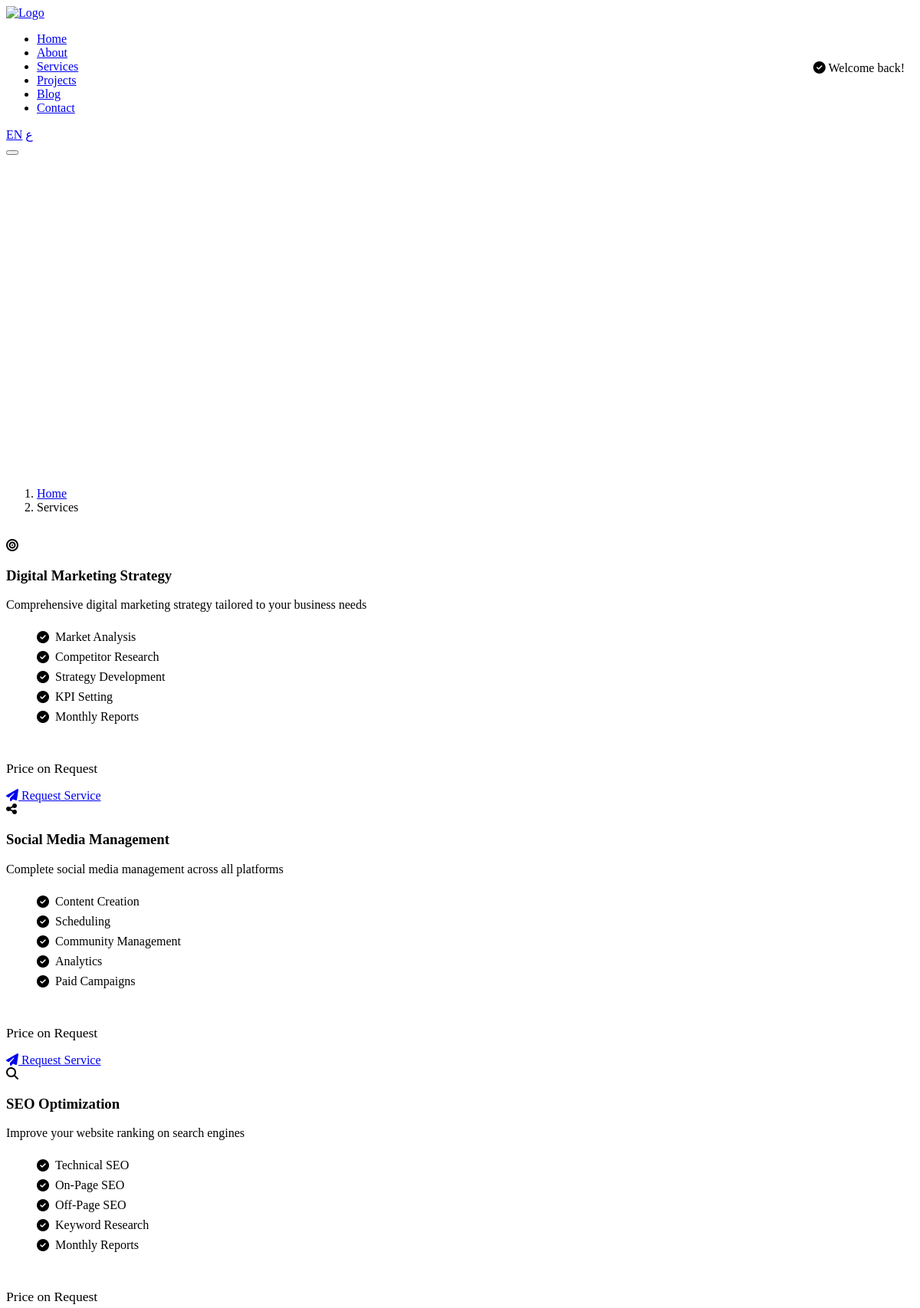
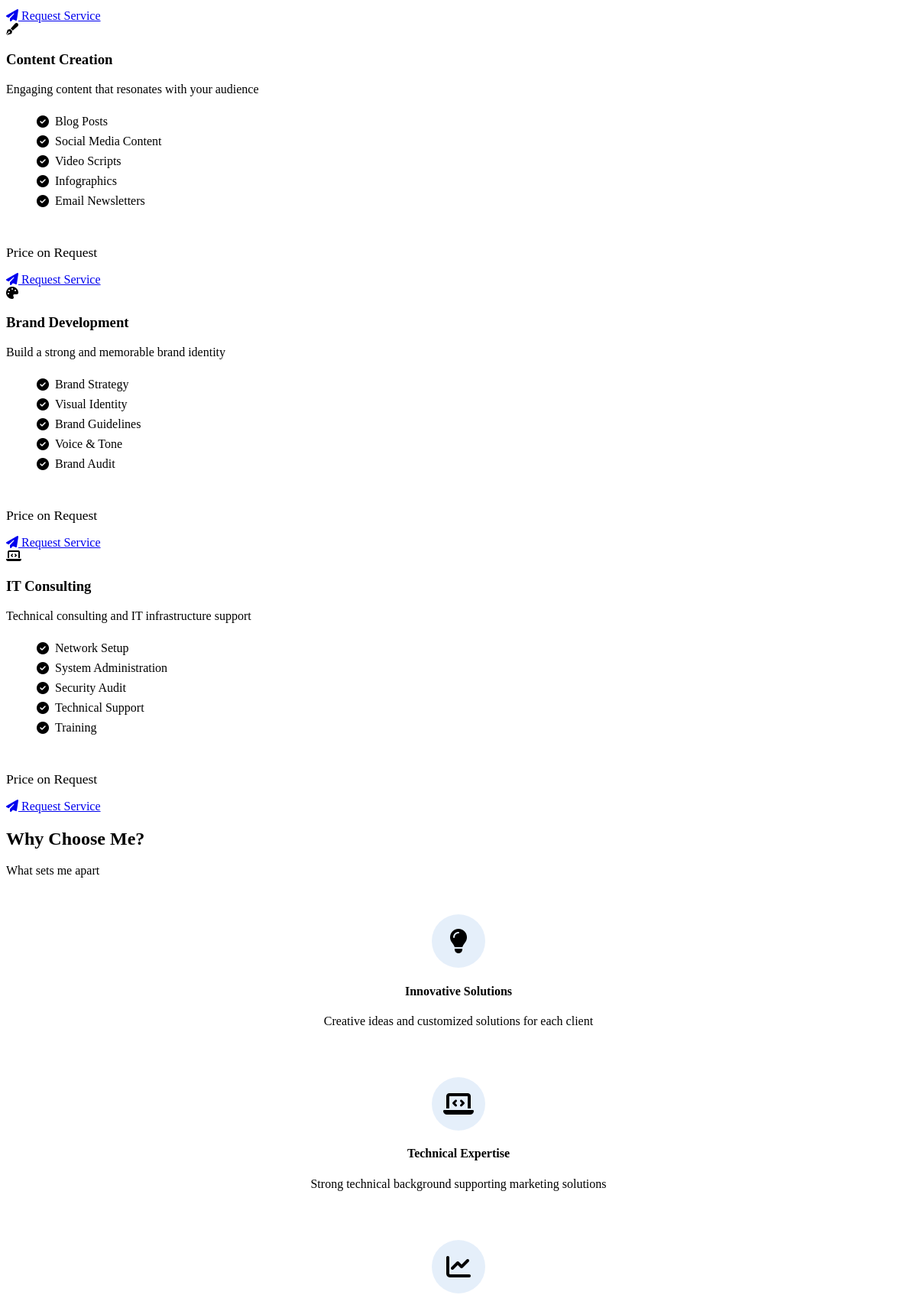
The app's page /services.php (signed in, upper part) with its own data (2 pictures, top to bottom).
### tables this page shows
CREATE TABLE IF NOT EXISTS `services` (
    `id` INT(11) NOT NULL AUTO_INCREMENT,
    `title_en` VARCHAR(255) NOT NULL,
    `title_ar` VARCHAR(255) DEFAULT NULL,
    `slug` VARCHAR(255) NOT NULL,
    `description_en` TEXT,
    `description_ar` TEXT,
    `content_en` LONGTEXT,
    `content_ar` LONGTEXT,
    `icon` VARCHAR(100) DEFAULT NULL,
    `image` VARCHAR(255) DEFAULT NULL,
    `price` DECIMAL(10,2) DEFAULT NULL,
    `price_type` ENUM('fixed', 'hourly', 'project', 'custom') DEFAULT 'custom',
    `features_en` TEXT DEFAULT NULL,
    `features_ar` TEXT DEFAULT NULL,
    `status` ENUM('active', 'inactive') DEFAULT 'active',
    `featured` TINYINT(1) DEFAULT 0,
    `sort_order` INT(11) DEFAULT 0,
    `created_at` TIMESTAMP DEFAULT CURRENT_TIMESTAMP,
    `updated_at` TIMESTAMP DEFAULT CURRENT_TIMESTAMP ON UPDATE CURRENT_TIMESTAMP,
    PRIMARY KEY (`id`),
    UNIQUE KEY `slug` (`slug`)
);

### includes/config.php (called while the page is built, shortened)
<?php
class Database
{
    private static $instance = null;
    private $pdo;
    private function __construct()
    {
        try {
            $dsn = "mysql:host=" . DB_HOST . ";port=" . DB_PORT . ";dbname=" . DB_NAME . ";charset=" . DB_CHARSET;
            $options = [
                PDO::ATTR_ERRMODE => PDO::ERRMODE_EXCEPTION,
                PDO::ATTR_DEFAULT_FETCH_MODE => PDO::FETCH_ASSOC,
                PDO::ATTR_EMULATE_PREPARES => false,
                PDO::MYSQL_ATTR_INIT_COMMAND => "SET NAMES " . DB_CHARSET
            ];
            $this->pdo = new PDO($dsn, DB_USER, DB_PASS, $options);
        } catch (PDOException $e) {
            die("Database connection failed: " . $e->getMessage());
        }
    }
    public static function getInstance()
    {
        if (self::$instance === null) {
            self::$instance = new self();
        }
        return self::$instance;
    }
    public function getConnection()
    {
        return $this->pdo;
    }
}
function db()
{
    return Database::getInstance()->getConnection();
}
function getCurrentLanguage()
{
    return DEFAULT_LANGUAGE;
}
function isRTL()
{
    return getCurrentLanguage() === 'ar';
}
function getDirection()
{
    return isRTL() ? 'rtl' : 'ltr';
}
require_once INCLUDES_PATH . 'functions.php';

### services.php (the view, shortened to what this page needs)
<?php
require_once 'includes/config.php';
$lang = getCurrentLanguage();
try {
    $stmt = db()->query("SELECT * FROM services WHERE status = 'active' ORDER BY sort_order, id");
    $services = $stmt->fetchAll();
} catch (PDOException $e) {
    $services = [];
}
include 'includes/header.php';
?>
<section class="hero" style="min-height:50vh;">
    <div class="container">
        <div class="text-center" style="color:#fff;padding-top:4rem;">
            <h1 class="hero-title"><?php echo __('our_services'); ?></h1>
            <p class="hero-subtitle" style="max-width:600px;margin:0 auto;">
            </p>
        </div>
    </div>
</section>
<div class="container" style="padding:1rem 0;">
    <?php echo breadcrumbs([['title' => __('services'), 'url' => '']]); ?>
</div>
<section class="section">
    <div class="container">
        <div class="grid grid-3" style="gap:2rem;">
            <?php foreach ($services as $index => $service): ?>
                <div class="card service-card" id="<?php echo e($service['slug']); ?>" data-aos="fade-up"
                    data-aos-delay="<?php echo ($index % 3) * 100; ?>">
                    <div class="service-icon">
                        <i class="<?php echo e($service['icon'] ?: 'fas fa-cog'); ?>"></i>
                    </div>
                    <h3 class="card-title"><?php echo e(trans($service, 'title')); ?></h3>
                    <p class="card-text"><?php echo e(trans($service, 'description')); ?></p>
                    <?php
                    $features = $lang === 'ar' ? $service['features_ar'] : $service['features_en'];
                    if ($features):
                        $featuresList = explode('|', $features);
                        ?>
                        <ul style="text-align:<?php echo $lang === 'ar' ? 'right' : 'left'; ?>;margin:1.5rem 0;">
                            <?php foreach ($featuresList as $feature): ?>
                                <li style="display:flex;align-items:center;gap:0.5rem;margin-bottom:0.5rem;color:var(--gray-600);">
                                    <i class="fas fa-check-circle" style="color:var(--success);"></i>
                                    <?php echo e(trim($feature)); ?>
                                </li>
                            <?php endforeach; ?>
                        </ul>
                    <?php endif; ?>
                    <div style="margin-top:auto;padding-top:1.5rem;border-top:1px solid var(--gray-100);">
                        <?php if ($service['price'] && $service['price'] > 0): ?>
                            <div style="font-size:1.5rem;font-weight:700;color:var(--primary);margin-bottom:1rem;">
                                <?php echo number_format($service['price']); ?>
                                <span style="font-size:0.9rem;font-weight:400;color:var(--gray-500);">
                                    <?php echo $lang === 'ar' ? 'ج.م' : 'EGP'; ?>
                                    <?php if ($service['price_type'] === 'hourly'): ?>
                                        / <?php echo $lang === 'ar' ? 'ساعة' : 'hour'; ?>
                                    <?php endif; ?>
                                </span>
                            </div>
                        <?php else: ?>
                            <div style="font-size:1.1rem;color:var(--gray-600);margin-bottom:1rem;">
                                <?php echo __('price_on_request'); ?>
                            </div>
                        <?php endif; ?>
                        <a href="#contact-form" class="btn btn-primary w-full"
                            data-service="<?php echo e(trans($service, 'title')); ?>">
                            <i class="fas fa-paper-plane"></i>
                            <?php echo __('request_service'); ?>
                        </a>
                    </div>
                </div>
            <?php endforeach; ?>
        </div>
    </div>
</section>
<section class="section bg-gray-50">
    <div class="container">
        <div class="section-header" data-aos="fade-up">
            <h2><?php echo $lang === 'ar' ? 'لماذا تختارني؟' : 'Why Choose Me?'; ?></h2>
            <p><?php echo $lang === 'ar'
                ? 'ما يميزني عن غيري'
                : 'What sets me apart'; ?>
            </p>
        </div>
        <div class="grid grid-4">
            <div class="card" style="padding:2rem;text-align:center;" data-aos="fade-up">
                <div
                    style="width:70px;height:70px;margin:0 auto 1rem;background:rgba(0,102,204,0.1);border-radius:50%;display:flex;align-items:center;justify-content:center;">
                    <i class="fas fa-lightbulb" style="font-size:2rem;color:var(--primary);"></i>
                </div>
                <h4><?php echo $lang === 'ar' ? 'حلول مبتكرة' : 'Innovative Solutions'; ?></h4>
                <p style="margin:0;color:var(--gray-600);">
                    <?php echo $lang === 'ar'
                        ? 'أفكار إبداعية وحلول مخصصة لكل عميل'
                        : 'Creative ideas and customized solutions for each client'; ?>
                </p>
            </div>
            <div class="card" style="padding:2rem;text-align:center;" data-aos="fade-up" data-aos-delay="100">
                <div
                    style="width:70px;height:70px;margin:0 auto 1rem;background:rgba(0,102,204,0.1);border-radius:50%;display:flex;align-items:center;justify-content:center;">
                    <i class="fas fa-laptop-code" style="font-size:2rem;color:var(--primary);"></i>
                </div>
                <h4><?php echo $lang === 'ar' ? 'خبرة تقنية' : 'Technical Expertise'; ?></h4>
                <p style="margin:0;color:var(--gray-600);">
                    <?php echo $lang === 'ar'
                        ? 'خلفية تقنية قوية تدعم الحلول التسويقية'
                        : 'Strong technical background supporting marketing solutions'; ?>
                </p>
            </div>
            <div class="card" style="padding:2rem;text-align:center;" data-aos="fade-up" data-aos-delay="200">
                <div
                    style="width:70px;height:70px;margin:0 auto 1rem;background:rgba(0,102,204,0.1);border-radius:50%;display:flex;align-items:center;justify-content:center;">
                    <i class="fas fa-chart-line" style="font-size:2rem;color:var(--primary);"></i>
                </div>
            </div>
        </div>
    </div>
</section>
<?php include 'includes/footer.php'; ?>

### includes/header.php (shortened to what this page needs)
<?php
$currentLang = getCurrentLanguage();
$dir = getDirection();
$siteName = getSetting('site_name_' . $currentLang, 'Ahmed Ashraf');
$currentPage = basename($_SERVER['PHP_SELF'], '.php');
?>
<!DOCTYPE html>
<html lang="<?php echo $currentLang; ?>" dir="<?php echo $dir; ?>">
<head>
    <link rel="stylesheet" href="https://cdnjs.cloudflare.com/ajax/libs/font-awesome/6.4.2/css/all.min.css">
    <link rel="stylesheet" href="<?php echo ASSETS_URL; ?>/css/main.css">
</head>
<body>
    <nav class="navbar" id="navbar">
        <div class="container">
            <a href="<?php echo SITE_URL; ?>" class="navbar-brand">
                <?php
                $logoLight = getUploadedUrl(getSetting('header_logo'), 'images', 'logo.png');
                ?>
                <img src="<?php echo $logoLight; ?>" alt="Logo" class="logo-light"
                    style="height:50px;width:auto;object-fit:contain;">
            </a>
            <div class="navbar-menu" id="navbar-menu">
                <ul class="navbar-nav">
                    <li>
                        <a href="<?php echo SITE_URL; ?>/"
                            class="nav-link <?php echo $currentPage === 'index' ? 'active' : ''; ?>">
                            <?php echo __('home'); ?>
                        </a>
                    </li>
                    <li>
                        <a href="<?php echo SITE_URL; ?>/about.php"
                            class="nav-link <?php echo $currentPage === 'about' ? 'active' : ''; ?>">
                            <?php echo __('about'); ?>
                        </a>
                    </li>
                    <li>
                        <a href="<?php echo SITE_URL; ?>/services.php"
                            class="nav-link <?php echo $currentPage === 'services' ? 'active' : ''; ?>">
                            <?php echo __('services'); ?>
                        </a>
                    </li>
                    <li>
                        <a href="<?php echo SITE_URL; ?>/projects.php"
                            class="nav-link <?php echo $currentPage === 'projects' ? 'active' : ''; ?>">
                            <?php echo __('projects'); ?>
                        </a>
                    </li>
                    <li>
                        <a href="<?php echo SITE_URL; ?>/blog.php"
                            class="nav-link <?php echo $currentPage === 'blog' ? 'active' : ''; ?>">
                            <?php echo __('blog'); ?>
                        </a>
                    </li>
                    <li>
                        <a href="<?php echo SITE_URL; ?>/contact.php"
                            class="nav-link <?php echo $currentPage === 'contact' ? 'active' : ''; ?>">
                            <?php echo __('contact'); ?>
                        </a>
                    </li>
                </ul>
                <div class="lang-switcher">
                    <a href="?lang=en" data-lang="en"
                        class="<?php echo $currentLang === 'en' ? 'active' : ''; ?>">EN</a>
                    <a href="?lang=ar" data-lang="ar" class="<?php echo $currentLang === 'ar' ? 'active' : ''; ?>">ع</a>
                </div>
            </div>
            <button class="navbar-toggle" id="navbar-toggle" aria-label="Toggle navigation">
            </button>
        </div>
    </nav>
    <?php $flashMessages = displayFlashMessages(); ?>
    <?php if ($flashMessages): ?>
        <div class="flash-messages" style="position:fixed;top:80px;right:20px;z-index:1000;max-width:400px;">
            <?php echo $flashMessages; ?>
        </div>
    <?php endif; ?>
    <main>

### includes/functions.php (shortened to what this page needs)
<?php
function e($string)
{
    return htmlspecialchars($string ?? '', ENT_QUOTES, 'UTF-8');
}
function getSetting($key, $default = null)
{
    static $settings = null;
    if ($settings === null) {
        try {
            $stmt = db()->query("SELECT setting_key, setting_value FROM site_settings");
            $settings = $stmt->fetchAll(PDO::FETCH_KEY_PAIR);
        } catch (PDOException $e) {
            return $default;
        }
    }
    return $settings[$key] ?? $default;
}
function trans($row, $field)
{
    $lang = getCurrentLanguage();
    $langField = $field . '_' . $lang;
    $fallbackField = $field . '_en';
    if (isset($row[$langField]) && !empty($row[$langField])) {
        return $row[$langField];
    }
    return $row[$fallbackField] ?? $row[$field] ?? '';
}
function __($key)
{
    static $translations = null;
    if ($translations === null) {
        $lang = getCurrentLanguage();
        $filePath = INCLUDES_PATH . "lang/{$lang}.php";
        if (file_exists($filePath)) {
            $translations = include $filePath;
        } else {
            $translations = [];
        }
    }
    return $translations[$key] ?? $key;
}
function getFlash($type)
{
    if (isset($_SESSION['flash'][$type])) {
        $message = $_SESSION['flash'][$type];
        return $message;
    }
    return null;
}
function displayFlashMessages()
{
    $types = ['success', 'error', 'warning', 'info'];
    $html = '';
    foreach ($types as $type) {
        $message = getFlash($type);
        if ($message) {
            $icon = match ($type) {
                'success' => 'check-circle',
                'error' => 'exclamation-circle',
                'warning' => 'exclamation-triangle',
                'info' => 'info-circle',
                default => 'info-circle'
            };
            $html .= "<div class='alert alert-{$type}'><i class='fas fa-{$icon}'></i> {$message}</div>";
        }
    }
    return $html;
}
function breadcrumbs($items)
{
    $lang = getCurrentLanguage();
    $home = $lang === 'ar' ? 'الرئيسية' : 'Home';
    $html = '<nav class="breadcrumb" aria-label="breadcrumb">';
    $html .= '<ol itemscope itemtype="https://schema.org/BreadcrumbList">';
    $html .= '<li itemprop="itemListElement" itemscope itemtype="https://schema.org/ListItem">';
    $html .= '<a itemprop="item" href="' . SITE_URL . '"><span itemprop="name">' . $home . '</span></a>';
    $html .= '<meta itemprop="position" content="1">';
    $html .= '</li>';
    $position = 2;
    $lastIndex = count($items) - 1;
    foreach ($items as $index => $item) {
        $isLast = $index === $lastIndex;
        $html .= '<li itemprop="itemListElement" itemscope itemtype="https://schema.org/ListItem"' . ($isLast ? ' class="active"' : '') . '>';
        if ($isLast || empty($item['url'])) {
            $html .= '<span itemprop="name">' . e($item['title']) . '</span>';
        } else {
            $html .= '<a itemprop="item" href="' . e($item['url']) . '"><span itemprop="name">' . e($item['title']) . '</span></a>';
        }
        $html .= '<meta itemprop="position" content="' . $position . '">';
        $html .= '</li>';
        $position++;
    }
    $html .= '</ol></nav>';
    return $html;
}
function getUploadedUrl($filename, $directory = 'images', $fallback = 'placeholder.jpg')
{
    if (empty($filename)) {
        return ASSETS_URL . '/images/' . $fallback;
    }
    return UPLOADS_URL . '/' . $directory . '/' . $filename;
}

### includes/footer.php (shortened to what this page needs)
</main>
</body>
</html>

### records on screen
services: features_en "Market Analysis", features_en "Competitor Research", features_en "Strategy Development", features_en "KPI Setting", features_en "Monthly Reports"
services: features_en "Content Creation", features_en "Scheduling", features_en "Community Management", features_en "Analytics", features_en "Paid Campaigns"
services: features_en "Technical SEO", features_en "On-Page SEO", features_en "Off-Page SEO", features_en "Keyword Research", features_en "Monthly Reports"
services: features_en "Blog Posts", features_en "Social Media Content", features_en "Video Scripts", features_en "Infographics", features_en "Email Newsletters"
services: features_en "Brand Strategy", features_en "Visual Identity", features_en "Brand Guidelines", features_en "Voice & Tone", features_en "Brand Audit"
services: features_en "Network Setup", features_en "System Administration", features_en "Security Audit", features_en "Technical Support", features_en "Training"

### other values on screen
__('home') "Home"
__('about') "About"
__('services') "Services"
__('projects') "Projects"
__('blog') "Blog"
__('contact') "Contact"
$message "Welcome back!"
$home "Home"
$item['title'] "Services"
